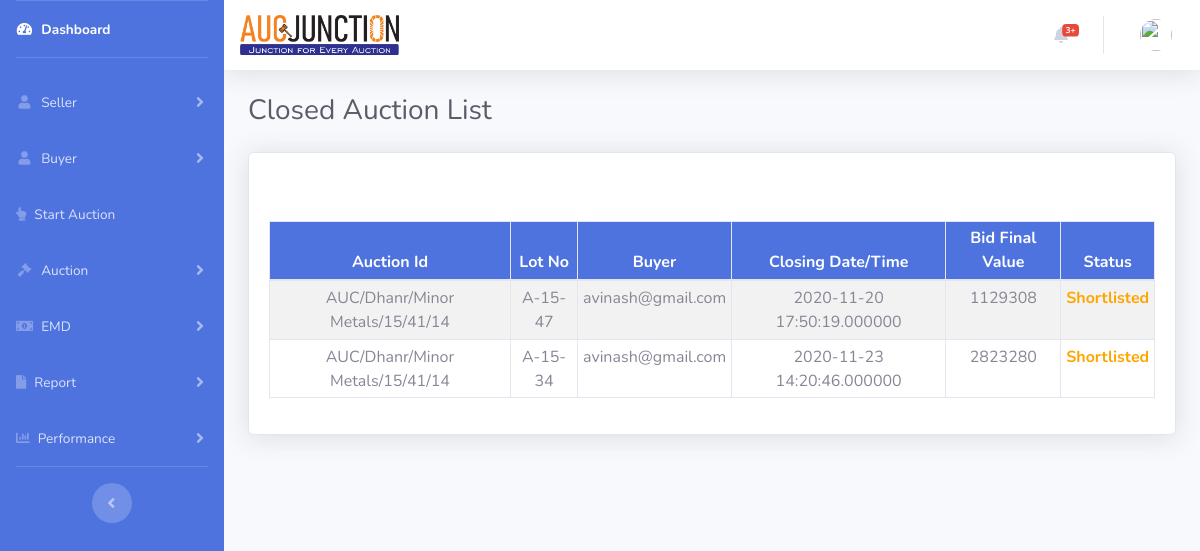
The app's page /index.php/admin_closedauc, older data.
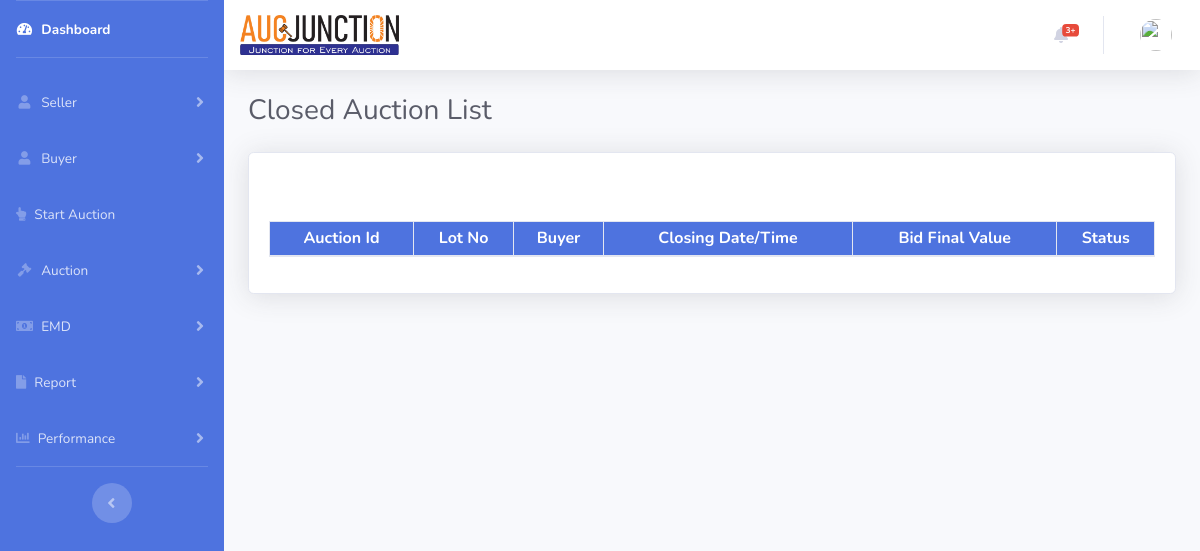
The same page, newer data.
### tables this page shows
CREATE TABLE `biddingdata` (
  `id` int(50) NOT NULL,
  `bidderusername` varchar(200) DEFAULT NULL,
  `sauctionid` varchar(200) DEFAULT NULL,
  `slotno` varchar(200) DEFAULT NULL,
  `bidvalue` int(225) DEFAULT NULL,
  `Date_time` datetime(6) DEFAULT NULL,
  `bidamount` int(100) DEFAULT NULL,
  `sapproval` tinyint(1) DEFAULT NULL
);

### application/controllers/Admin_closedauc.php (called while the page is built, shortened)
<?php
class Admin_closedauc extends CI_Controller {
	public function index()
	{
		$this->load->helper(array('url','html','date'));
		$time =  Date('Y-m-d H:i:s');
		$this->load->model('Admin_model');
		$data['sqldat'] = $this->Admin_model->dateclosedauc('biddercart',$time);
		   $xr = 0;
		 foreach($data['sqldat'] as $datsql){
		$auctmp = $datsql->auctionid;
		$lotmp = $datsql->lotno;
		$datap = $this->Admin_model->maxbidvalue($auctmp,$lotmp);
		$mybitvalrec = $datap[0]->bidderusername;
		$aucbidamount = $datap[0]->bidamount;
		$mybitvaldatetime = $datap[0]->Date_time;
	  if($aucbidamount){
			$data['sqldatarec'][$xr] = $auctmp.'|'.$lotmp.'|'.$mybitvalrec.'|'.$aucbidamount.'|'.$mybitvaldatetime;
			$xr++;
		 } else{
		}
		}
		$this->load->library('session');
		$sess = array('sessi'=>$this->session->userdata('username'));
		$this->load->view('admin/header',$sess);
		$this->load->view('admin/closedauc',$data);
		$this->load->view('admin/footer');
	}
}

### index.php (called while the page is built, shortened)
<?php
require_once BASEPATH.'core/CodeIgniter.php';
?>

### application/models/Admin_model.php (called while the page is built, shortened)
<?php
   class Admin_model extends CI_Model {
		public function maxbidvalue($auction,$lot){
			$this->db->select('*');
			$this->db->select_max('bidamount');
			$this->db->from('biddingdata');
			$this->db->where('sauctionid =', $auction);
			$this->db->where('slotno =',$lot);
			$query = $this->db->get();
			return $query->result();
		}
	 public function dateclosedauc($table, $date){
			$this->db->select('*');
			$this->db->from($table);
			$this->db->where('aucclosedate_time <', $date);
			$query = $this->db->get();
			return $query->result();
		}
   }
?>

### application/views/admin/closedauc.php (the view, shortened to what this page needs)
        <div class="container-fluid">
      <div class="d-sm-flex align-items-center justify-content-between mb-4">
            <h1 class="h3 mb-0 text-gray-800">Closed Auction List</h1>
          </div>
          <div class="row">
			<div class="col-xl-12 col-lg-7">
          <div class="card shadow mb-4">
            <div class="card-body">
              <div class="table-responsive">
		<table class="table table-striped table-bordered table-sm text-center mt-5 " id="dataTable" width="100%" cellspacing="0">
				<thead class="bg-primary text-white">
					<tr><th>Auction Id</th>
						<th>Lot No</th>
						<th>Buyer</th>
						<th>Closing Date/Time</th>
						<th>Bid Final Value</th>
						<th>Status</th>
					</tr>
				</thead>
				<tbody>
					<?php  foreach($sqldatarec as $sqldata){ $datareciver = explode('|',$sqldata);?>
					<tr>
						<td><?php echo $datareciver[0]; ?></td>
						<td><?php echo $datareciver[1]; ?></td>
						<td><?php echo $datareciver[2];?></td>
						<td><?php echo $datareciver[4]; ?></td>
						<td><?php echo $datareciver[3]; ?></td>
						<td style="color:orange;"><b><?php if($datareciver[2]){
						echo "Shortlisted"	;
						}
						 ?></b></td>
					</tr>
				<?php  } ?>
				</tbody>
		 </table>
		</div>
		</div>
		</div>
		</div>
		</div>
    </div>
  </div>
</body>
</html>

Row changes from the older to the newer data that the page shows:
removed biddingdata: sauctionid "AUC/Dhanr/Minor Metals/15/41/14", slotno "A-15-47", bidderusername "avinash@gmail.com", Date_time "2020-11-20 17:50:19.000000", datareciver "1129308", shows "Shortlisted"
removed biddingdata: sauctionid "AUC/Dhanr/Minor Metals/15/41/14", slotno "A-15-34", bidderusername "avinash@gmail.com", Date_time "2020-11-23 14:20:46.000000", datareciver "2823280", shows "Shortlisted"
